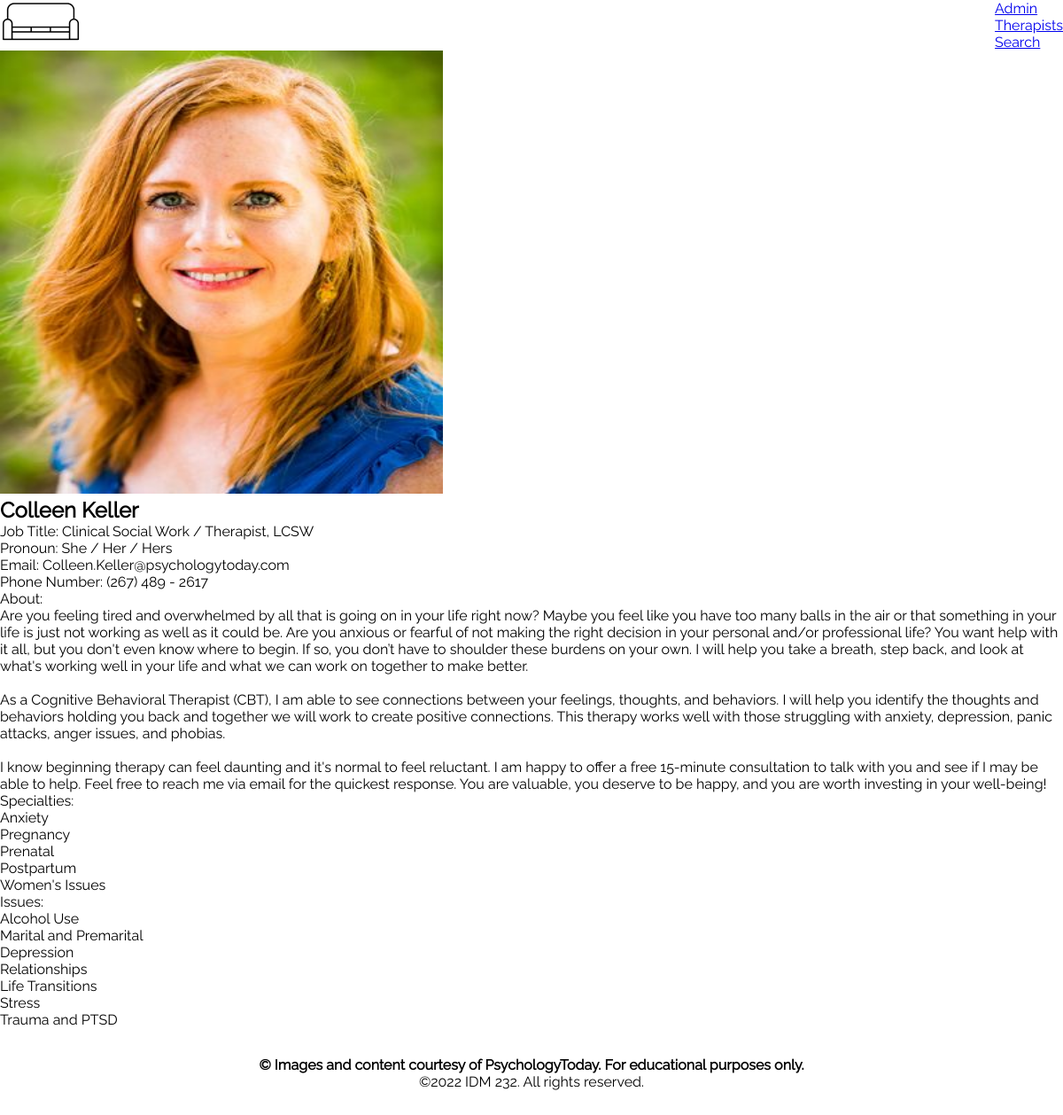
Screenshot of /detail.php?id=34 with the database file from the repository.
### tables this page shows
CREATE TABLE `therapists` (
  `id` int(11) NOT NULL,
  `therapist_name` varchar(255) NOT NULL,
  `therapist_job` varchar(255) NOT NULL,
  `therapist_pronoun` varchar(255) NOT NULL,
  `therapist_email` varchar(255) NOT NULL,
  `therapist_phone` varchar(255) NOT NULL,
  `therapist_about` longtext NOT NULL,
  `therapist_specialties` longtext NOT NULL,
  `therapist_issues` longtext NOT NULL,
  `image_path` varchar(255) NOT NULL
);

### .env.local.php (called while the page is built)
<?php
$APP_CONFIG = [
    'environment' => 'development',
    'site_name' => 'Couch Therapy',
    'site_url' => 'http://localhost:8888/final',
    'database_host' => 'localhost',
    'database_user' => 'root',
    'database_pass' => 'root',
    'database_name' => 'local_idm232_01',
];
?>

### _includes/helper-functions.php (called while the page is built, shortened)
<?php
function site_url()
{
    global $APP_CONFIG;
    return $APP_CONFIG['site_url'];
}

### detail.php (the view, shortened to what this page needs)
<?php
include_once __DIR__ . '/app.php';
include_once __DIR__ . '/_components/header.php';
$query = "SELECT * FROM therapists WHERE id = {$_GET['id']}";
$result = mysqli_query($db_connection, $query);
?>
<?php
    $site_url = site_url();
    while ($therapists = mysqli_fetch_array($result)) {
        echo "
        <div class=''>
            <div class=''>
                <div class=''>
                    <div>
                        <img class='' width='500px' height='500px' src='{$site_url}/{$therapists['image_path']}' alt=''>
                        <h2 class='therapist-name'>{$therapists['therapist_name']}</h2>
                        <p class=''> Job Title: {$therapists['therapist_job']}</p>
                        <p class=''> Pronoun: {$therapists['therapist_pronoun']}</p>
                        <p class=''> Email: {$therapists['therapist_email']}</p>
                        <p class=''> Phone Number: {$therapists['therapist_phone']}</p>
                        <p class=''> About: {$therapists['therapist_about']}</p>
                        <p class=''> Specialties: {$therapists['therapist_specialties']}</p>
                        <p class=''> Issues: {$therapists['therapist_issues']}</p>
                    </div>
                </div>
            </div>
        </div>
        ";
    }
?>
<?php include_once __DIR__ . '/_components/footer.php';?>

### rows the page displays
therapists: image_path (picture), therapist_name "Colleen Keller", therapist_job "Clinical Social Work / Therapist, LCSW", therapist_pronoun "She / Her / Hers", therapist_email "Colleen.Keller@psychologytoday.com", therapist_phone "(267) 489 - 2617", therapist_about "Are you feeling tired and overwhelmed by all that is going on in your life right now? Maybe you feel like you have too many balls in the air or that something in your life is just not working as well as it could be. Are you anxious or fearful of not making the right decision in your personal and/or professional life? You want help with it all, but you don't even know where to begin. If so, you don’t have to shoulder these burdens on your own. I will help you take a breath, step back, and look at what's working well in your life and what we can work on together to make better. As a Cognitive Behavioral Therapist (CBT), I am able to see connections between your feelings, thoughts, and…", therapist_specialties "Anxiety Pregnancy Prenatal Postpartum Women's Issues", therapist_issues "Alcohol Use Marital and Premarital Depression Relationships Life Transitions Stress Trauma and PTSD"
